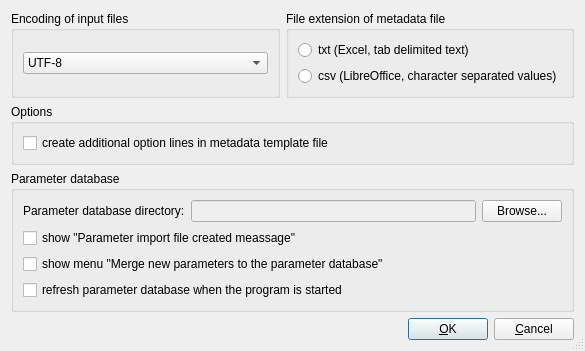
<?xml version="1.0" encoding="UTF-8"?>
<ui version="4.0">
 <class>SettingsDialog</class>
 <widget class="QDialog" name="SettingsDialog">
  <property name="geometry">
   <rect>
    <x>0</x>
    <y>0</y>
    <width>585</width>
    <height>351</height>
   </rect>
  </property>
  <property name="windowTitle">
   <string>Split2Events settings</string>
  </property>
  <property name="sizeGripEnabled">
   <bool>true</bool>
  </property>
  <property name="modal">
   <bool>true</bool>
  </property>
  <layout class="QGridLayout" name="gridLayout_5">
   <item row="0" column="0">
    <widget class="QGroupBox" name="groupBox">
     <property name="title">
      <string>Encoding of input files</string>
     </property>
     <layout class="QGridLayout" name="gridLayout_3">
      <item row="0" column="0">
       <widget class="QComboBox" name="setCodecComboBox">
        <item>
         <property name="text">
          <string>UTF-8</string>
         </property>
        </item>
        <item>
         <property name="text">
          <string>Apple Roman</string>
         </property>
        </item>
        <item>
         <property name="text">
          <string>Latin-1 (ISO 8859-1)</string>
         </property>
        </item>
       </widget>
      </item>
     </layout>
    </widget>
   </item>
   <item row="0" column="1">
    <widget class="QGroupBox" name="groupBox_4">
     <property name="title">
      <string>File extension of metadata file</string>
     </property>
     <layout class="QGridLayout" name="gridLayout_2">
      <item row="0" column="0">
       <widget class="QRadioButton" name="TXT_radioButton">
        <property name="text">
         <string>txt (Excel, tab delimited text)</string>
        </property>
       </widget>
      </item>
      <item row="1" column="0">
       <widget class="QRadioButton" name="CSV_radioButton">
        <property name="text">
         <string>csv (LibreOffice, character separated values)</string>
        </property>
       </widget>
      </item>
     </layout>
    </widget>
   </item>
   <item row="1" column="0" colspan="2">
    <widget class="QGroupBox" name="groupBox_3">
     <property name="title">
      <string>Options</string>
     </property>
     <layout class="QGridLayout" name="gridLayout_4">
      <item row="0" column="0">
       <widget class="QCheckBox" name="createAdditionMetadataOptions_checkBox">
        <property name="text">
         <string>create additional option lines in metadata template file</string>
        </property>
       </widget>
      </item>
     </layout>
    </widget>
   </item>
   <item row="2" column="0" colspan="2">
    <widget class="QGroupBox" name="groupBox_2">
     <property name="title">
      <string>Parameter database</string>
     </property>
     <layout class="QGridLayout" name="gridLayout">
      <item row="0" column="0">
       <layout class="QHBoxLayout" name="horizontalLayout">
        <item>
         <widget class="QLabel" name="label">
          <property name="text">
           <string>Parameter database directory:</string>
          </property>
          <property name="buddy">
           <cstring>DirParameterDB_lineEdit</cstring>
          </property>
         </widget>
        </item>
        <item>
         <widget class="QLineEdit" name="DirParameterDB_lineEdit">
          <property name="enabled">
           <bool>false</bool>
          </property>
         </widget>
        </item>
        <item>
         <widget class="QPushButton" name="browseDirParameterDB_pushButton">
          <property name="text">
           <string>Browse...</string>
          </property>
         </widget>
        </item>
       </layout>
      </item>
      <item row="1" column="0">
       <widget class="QCheckBox" name="showParameterImportFileCreatedMessage_checkBox">
        <property name="text">
         <string>show &quot;Parameter import file created meassage&quot;</string>
        </property>
       </widget>
      </item>
      <item row="2" column="0">
       <widget class="QCheckBox" name="mergeNewParameters_checkBox">
        <property name="text">
         <string>show menu &quot;Merge new parameters to the parameter database&quot;</string>
        </property>
       </widget>
      </item>
      <item row="3" column="0">
       <widget class="QCheckBox" name="refreshOnStart_checkBox">
        <property name="text">
         <string>refresh parameter database when the program is started</string>
        </property>
       </widget>
      </item>
     </layout>
    </widget>
   </item>
   <item row="3" column="0" colspan="2">
    <layout class="QHBoxLayout" name="horizontalLayout_2">
     <item>
      <spacer>
       <property name="orientation">
        <enum>Qt::Horizontal</enum>
       </property>
       <property name="sizeHint" stdset="0">
        <size>
         <width>388</width>
         <height>20</height>
        </size>
       </property>
      </spacer>
     </item>
     <item>
      <widget class="QPushButton" name="OK_pushButton">
       <property name="text">
        <string>&amp;OK</string>
       </property>
       <property name="default">
        <bool>true</bool>
       </property>
      </widget>
     </item>
     <item>
      <widget class="QPushButton" name="Cancel_pushButton">
       <property name="text">
        <string>&amp;Cancel</string>
       </property>
      </widget>
     </item>
    </layout>
   </item>
  </layout>
 </widget>
 <tabstops>
  <tabstop>DirParameterDB_lineEdit</tabstop>
  <tabstop>browseDirParameterDB_pushButton</tabstop>
  <tabstop>showParameterImportFileCreatedMessage_checkBox</tabstop>
  <tabstop>mergeNewParameters_checkBox</tabstop>
  <tabstop>refreshOnStart_checkBox</tabstop>
  <tabstop>OK_pushButton</tabstop>
  <tabstop>Cancel_pushButton</tabstop>
  <tabstop>setCodecComboBox</tabstop>
  <tabstop>TXT_radioButton</tabstop>
  <tabstop>CSV_radioButton</tabstop>
  <tabstop>createAdditionMetadataOptions_checkBox</tabstop>
 </tabstops>
 <resources/>
 <connections/>
</ui>
